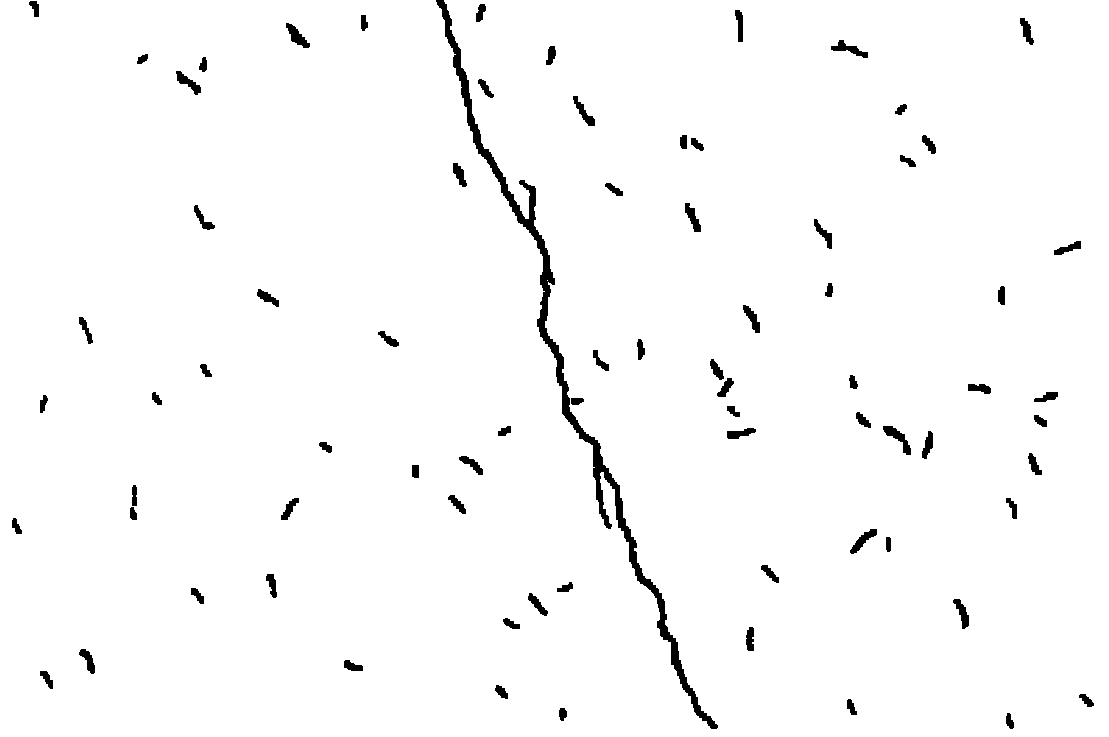
#> input picture wall1-blobs.png, 1109 x 737 px
$ python thinning.py
#> lines starting #> are read from the running program, lines starting #| are printed output that depends on the picture; after the words box and inside, x2 and y2 are one past the last pixel; in counts of white or black regions, pixels touching at a corner belong together
'''
Your program should take as input a binary image, “wall1.png,” shown in Figure 2 (b). This is a binary image generated by
a machine-learning method, showing pixels that may be part of a crack as black pixels. Your program should:
    (1) Apply dilation and erosion operations to the input image to turn black regions into clean blobs. Name the new image,
        “wall1-blobs.png,” and save the file,
    (2) Detect blobs and their contours; create an image that shows blob contours with randomly assigned colors, name the
        image,”wall1-contours.png,” and save the file,
    (3) Define your own thresholds for detecting cracks, and apply the thresholds to the blobs to keep only the blobs that
        are likely to be actual cracks,
    (4) For each blob that is likely to be an actual crack, find its central axis by thinning operations. Create an image
        that shows the central axis, name the image, “wall1-cracks,png,” and save the file,

Note to self: be sure to run "conda activate cve" before running this file

'''


import cv2
import os
import numpy as np
import random as rand

def get_roundess(area, perimeter):
    return (4*np.pi*area)/(perimeter*perimeter)

# get file input
print("Greetings! What photo would you like to edit? Your options are: ")
for file_names in os.listdir():
    if file_names.endswith(".png") or file_names.endswith(".jpg"):
        print("\t" + file_names)
input_file = input("\n input file: ")
#> the answer given: wall1-blobs.png
img = cv2.imread(input_file)
#> img is the input picture: shape (737, 1109, 3); 97.9% white; 77 black regions, largest, box (x1, y1, x2, y2) and area: (436, 0, 718, 729) 6618, (883, 426, 911, 455) 288, (286, 23, 310, 48) 258
img = cv2.cvtColor(img, cv2.COLOR_BGR2GRAY)


# extracting extension and file base name
extension = input_file[-4:]
input_file = input_file[:-4]

# generating clean blobs
k_e = cv2.getStructuringElement(cv2.MORPH_RECT, (3,3))
k_e_sm= cv2.getStructuringElement(cv2.MORPH_RECT, (1,1))
# blobs = cv2.morphologyEx(img, cv2.MORPH_OPEN, k_e)
blobs = cv2.dilate(cv2.bitwise_not(img), k_e) #need to invert for dilation/erosion operations
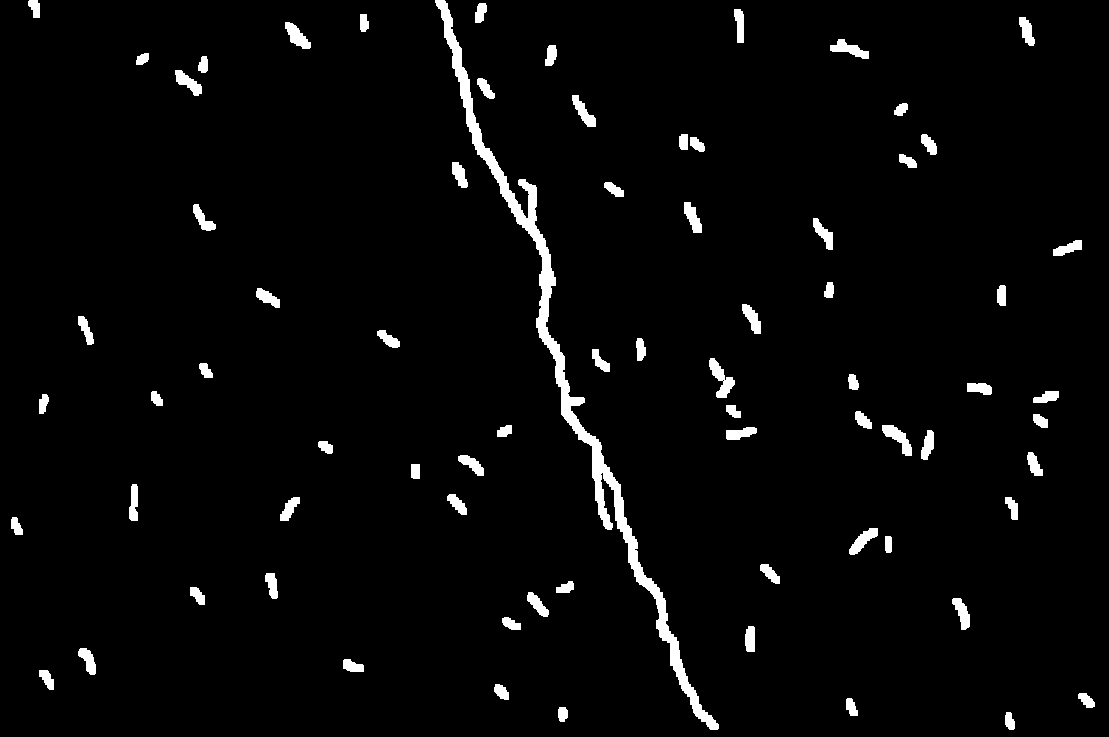
#> blobs: shape (737, 1109); 3% white; 74 white regions
blobs = cv2.erode(blobs, k_e_sm, iterations=3 )
# blobs = cv2.bitwise_not(blobs) #inverting

# identifying contours
colored_contours = np.zeros((blobs.shape[0], blobs.shape[1],3), dtype=np.uint8) #cv2.cvtColor(blobs,cv2.COLOR_GRAY2BGR)
ret, thresh = cv2.threshold(blobs, 127, 255, 0)
contours, hierarchy = cv2.findContours(thresh, cv2.RETR_TREE, cv2.CHAIN_APPROX_SIMPLE)
#> contours = 75 contours, 1 with area under 20; largest, box (x1, y1, x2, y2) and area: (435, 0, 719, 730) 8118, (709, 358, 735, 398) 397, (882, 425, 912, 456) 356, (285, 22, 311, 49) 318, (830, 39, 869, 59) 315

# drawing with random colors
# cv2.drawContours(colored_contours, contours, -1,(rand.randint(0, 255), rand.randint(0, 255), rand.randint(0, 255)) ,  thickness=1)
for c in range(len(contours)):
    cv2.drawContours(colored_contours, contours, c,(rand.randint(0, 255), rand.randint(0, 255), rand.randint(0, 255)) ,  thickness=cv2.FILLED)
#> this loop made 75 passes
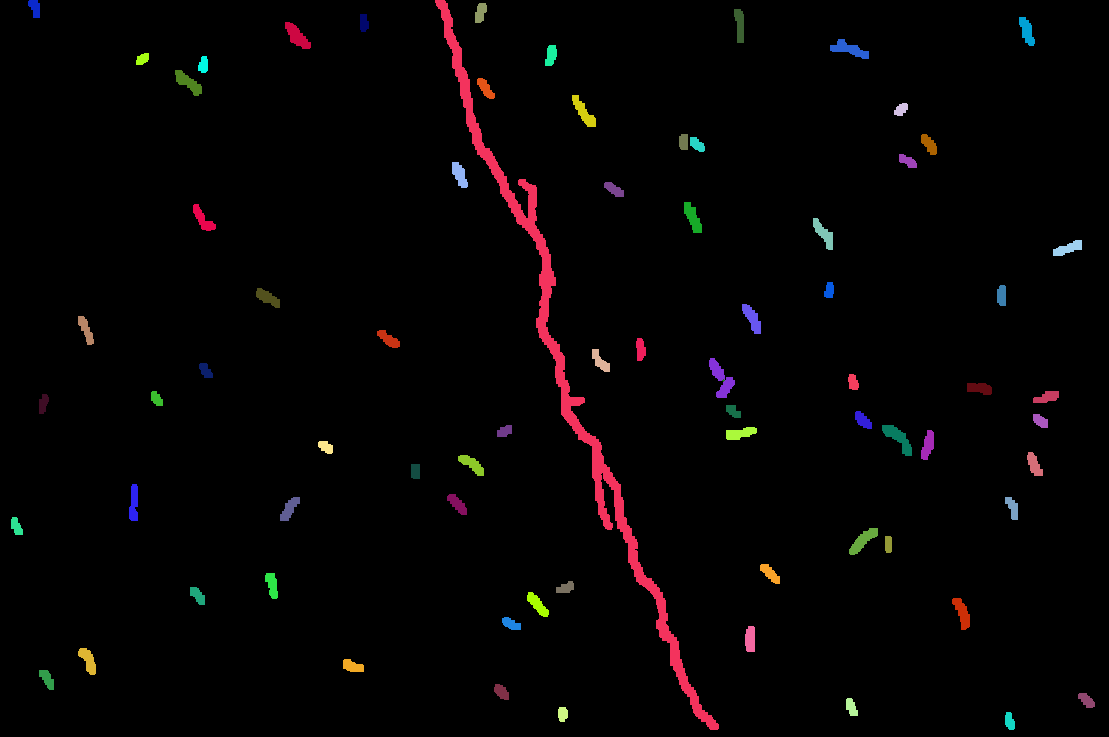
#> colored_contours: shape (737, 1109, 3); mean of channels 0, 1, 2 3.2, 2.9, 5.1; drawn as B, G, R


candidates = np.zeros((blobs.shape[0], blobs.shape[1],1), dtype=np.uint8) #cv2.cvtColor(blobs,cv2.COLOR_GRAY2BGR)
# identifying candidate cracks
for c in range(len(contours)):
    temp_contour = contours[c]
    area = cv2.contourArea(temp_contour)
    perimeter = cv2.arcLength(temp_contour,True)
    # print(str(c) + ": " + str(area) + " " + str(perimeter) + " " + str(get_roundess(area,perimeter)))
    if(get_roundess(area,perimeter) < 0.2):
        cv2.drawContours(candidates, contours, c, (255),  thickness=cv2.FILLED)
#> this loop made 75 passes
#> (area, perimeter) on passes 1 to 12: (117, 47.31), (107.5, 41.9), (128.5, 51.9), (137.5, 53.56), (142.5, 51.56), (157, 60.14), (173.5, 58.73), (241.5, 76.04), (205.5, 65.07), (140, 54.14), (275.5, 87.21), (229.5, 76.53)
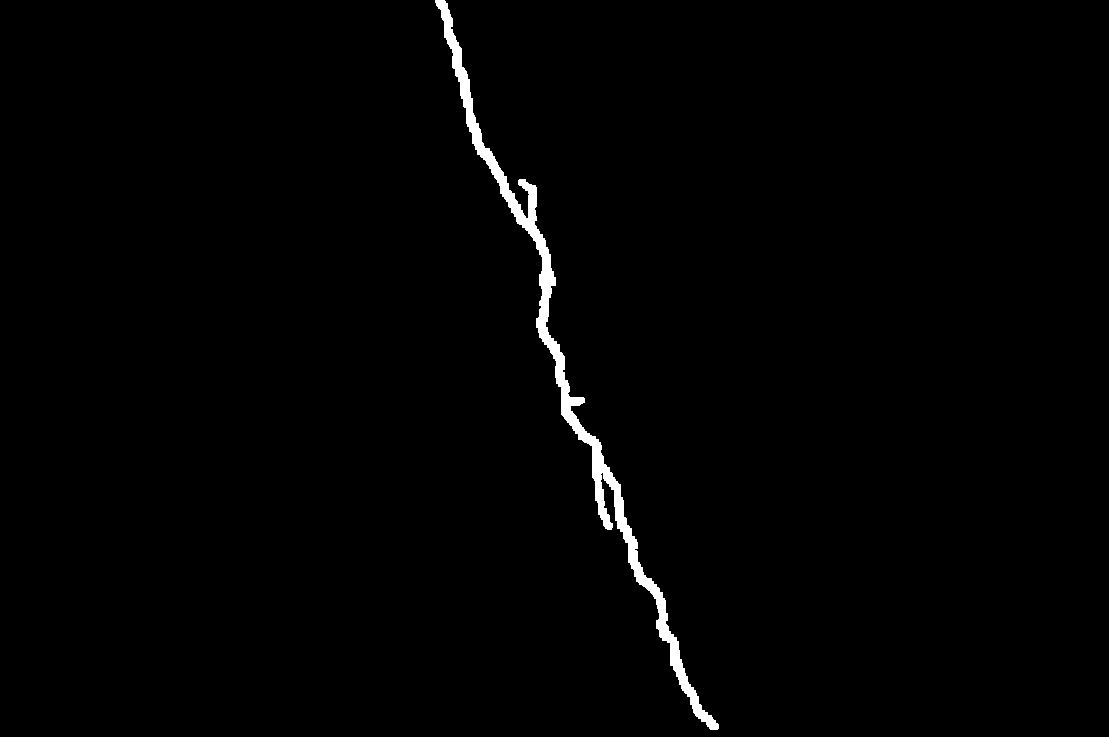
#> candidates: shape (737, 1109, 1); 1.1% white; 1 white region, box (x1, y1, x2, y2) and area: (435, 0, 719, 730) 9094


# [16 lines of commented-out code are left out]


cv2.namedWindow("input", cv2.WINDOW_NORMAL )
cv2.namedWindow("blobs", cv2.WINDOW_NORMAL )
cv2.namedWindow("contours", cv2.WINDOW_NORMAL )
cv2.namedWindow("candidates", cv2.WINDOW_NORMAL )


cv2.imshow("input", img)
cv2.imshow("blobs", blobs)
cv2.imshow("contours", colored_contours)
cv2.imshow("candidates", candidates)


cv2.imwrite(input_file+"-blobs"+extension, blobs)
cv2.imwrite(input_file+"-contours"+extension, colored_contours)
# cv2.imwrite(input_file+"-cracks"+extension, thin)


cv2.waitKey(0)
cv2.destroyAllWindows()
